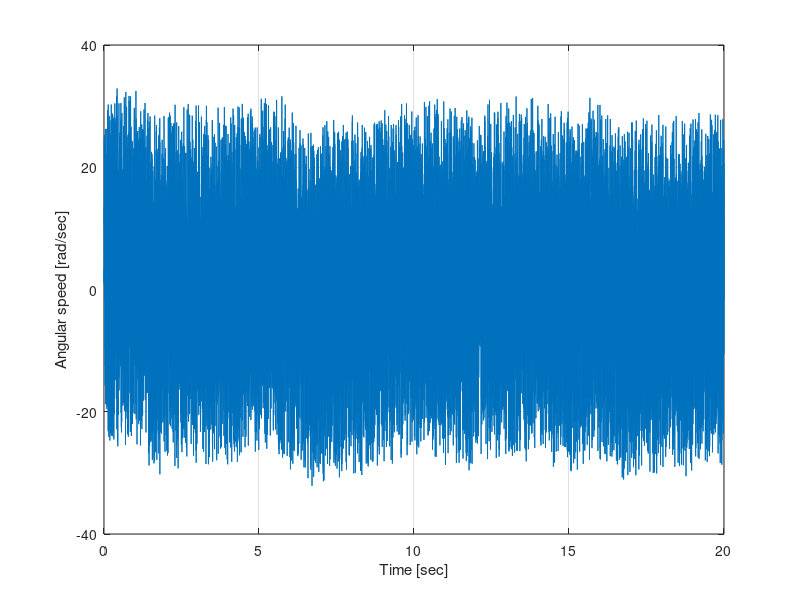
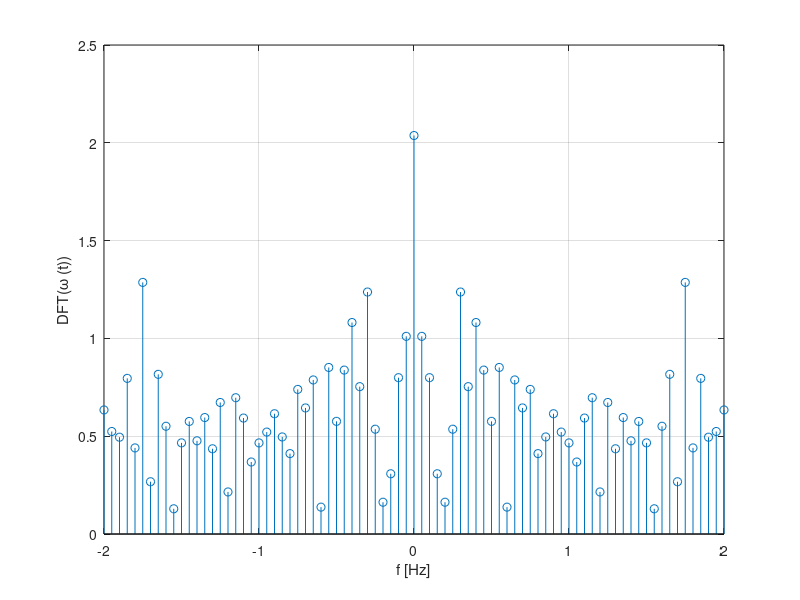

These figures' MATLAB source, in order: (Note: this script raises an error after producing the figures.)
clear
close all
clc

% Data visualization

%% Question 1
load("data-proj.mat")
whos

%% Question 2
figure(1)
plot(t, omega)
grid on
hold on
xlabel('Time [sec]')
ylabel('Angular speed [rad/sec]')



%% Analog filtering

%% Question 3
Te1 = t(2)-t(1);

% Question 4
Te2= 0.05; 
Fe2=1/Te2;
Tf=t(end);
N=Tf/Te2 ;

f1=-Fe2*(N/2-1)/N:Fe2/N:0;
f2=Fe2/N:Fe2/N:(N/2)*Fe2/N;
f = [f2,f1];
w= zeros(N,1);
for m=1:N
  for k=1:N
    w(m)=w(m)+omega(k)*exp(-1i*2*pi*m*k/N);
  
  end
end

figure(2)
stem(f,abs(w)/N)
grid on
hold on
xlim([-2 2])
xlabel('f [Hz]')
ylabel('DFT(\omega (t))')


%% Question 6
% filter design
t1=0:Te2:t(end)-Te2;
fc1=2;
H1=tf(1,[1/(2*pi*fc1)  1]);
wf=lsim(H1,w,t1);

% plot of filtered signal
figure(1);
plot(t1,wf,'r')
grid on
legend(' \omega(t) unfiltered','\omega_{f}(t) filtered','Fontsize',14)


%% Question 7
figure(2)
stem(f,abs(wf)/N, 'r')
grid on
xlim([-2 2])
legend(' DFT of \omega(t)','DFT of \omega_{f}(t)','Fontsize',14)



% Sampling

%% Question 8
temp1 = 1:round(Te2/Te1):length(wf);
we=wf(temp1);

%% Question 